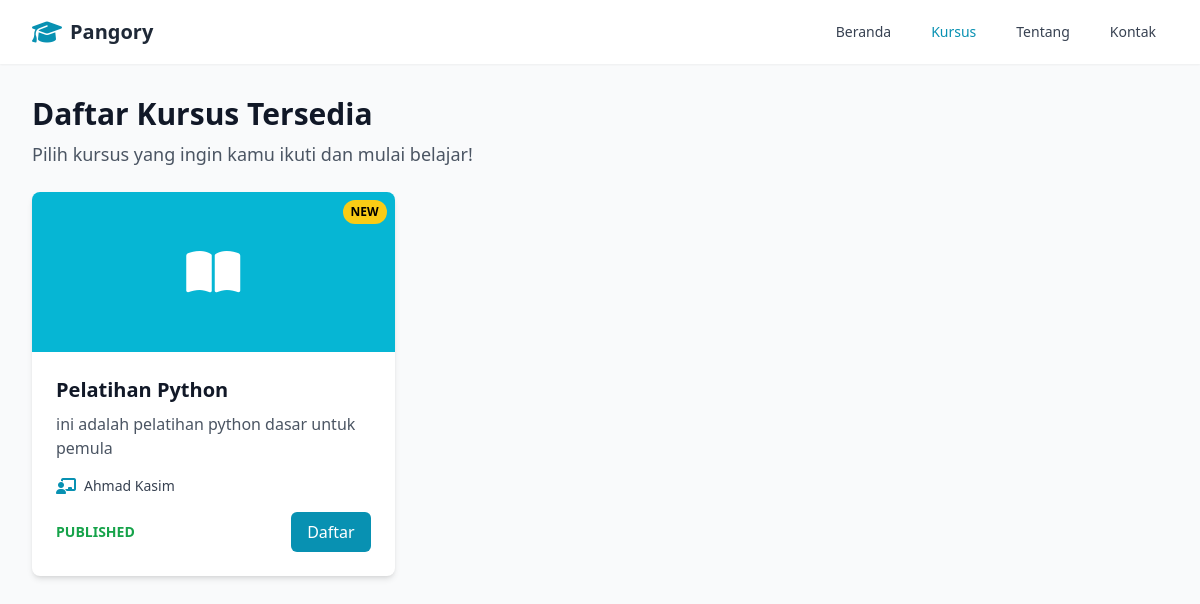
Page /courses/ on the committed database.
### courses/models.py (models this page shows, shortened)
class Course(models.Model):
    title = models.CharField(max_length=255)
    description = models.TextField()
    instructor = models.ForeignKey(
        settings.AUTH_USER_MODEL,
        on_delete=models.CASCADE,
        related_name='courses_teaching'
    )
    students = models.ManyToManyField(
        settings.AUTH_USER_MODEL,
        related_name='courses_enrolled',
        blank=True
    )
    thumbnail = models.ImageField(upload_to='course_thumbnails/', null=True, blank=True)
    status = models.CharField(
        max_length=10,
        choices=CourseStatus.choices,
        default=CourseStatus.DRAFT
    )
    price = models.DecimalField(max_digits=10, decimal_places=2, default=0.00)
    created_at = models.DateTimeField(auto_now_add=True)
    updated_at = models.DateTimeField(auto_now=True)

### accounts/models.py (models this page shows, shortened)
class User(AbstractUser):
    email = models.EmailField(_('email address'), unique=True)
    role = models.CharField(
        max_length=10,
        choices=UserRole.choices,
        default=UserRole.STUDENT,
    )
    USERNAME_FIELD = 'email'
    REQUIRED_FIELDS = ['username', 'first_name', 'last_name']

### courses/views.py (the view)
# urls.py: path('courses/', courses_views.student_course_list, name='student_course_list'),
def student_course_list(request):
    all_courses = Course.objects.filter(status='PUBLISHED')
    if request.user.is_authenticated:
        enrolled_ids = Enrollment.objects.filter(student=request.user).values_list('course_id', flat=True)
        my_courses = all_courses.filter(id__in=enrolled_ids)
        available_courses = all_courses.exclude(id__in=enrolled_ids)
        for course in available_courses:
            course.is_enrolled = False
        for course in my_courses:
            course.is_enrolled = True
    else:
        available_courses = all_courses
        my_courses = []
        for course in available_courses:
            course.is_enrolled = False
    return render(request, 'courses/student_course_list.html', {
        'available_courses': available_courses,
        'my_courses': my_courses,
    })

### templates/courses/student_course_list.html (shortened to what this page needs)
<!DOCTYPE html>
<html lang="en">
<head>
    <script src="https://cdn.tailwindcss.com"></script>
    <link rel="stylesheet" href="https://cdnjs.cloudflare.com/ajax/libs/font-awesome/6.5.0/css/all.min.css">
</head>
<body class="bg-gray-50">
    <nav class="bg-white shadow-sm">
        <div class="max-w-7xl mx-auto px-4 sm:px-6 lg:px-8">
            <div class="flex justify-between h-16">
                <div class="flex items-center">
                    <div class="flex-shrink-0 flex items-center">
                        <i class="fas fa-graduation-cap text-2xl text-cyan-600 mr-2"></i>
                        <span class="text-xl font-bold text-gray-800">Pangory</span>
                    </div>
                </div>
                <div class="hidden md:flex items-center space-x-4">
                    <a href="/" class="px-3 py-2 rounded-md text-sm font-medium text-gray-700 hover:text-cyan-600 transition">Beranda</a>
                    <a href="/courses/" class="px-3 py-2 rounded-md text-sm font-medium text-cyan-600">Kursus</a>
                    <a href="/about" class="px-3 py-2 rounded-md text-sm font-medium text-gray-700 hover:text-cyan-600 transition">Tentang</a>
                    <a href="/contact" class="px-3 py-2 rounded-md text-sm font-medium text-gray-700 hover:text-cyan-600 transition">Kontak</a>
                </div>
            </div>
        </div>
    </nav>
    <div class="max-w-7xl mx-auto px-4 sm:px-6 lg:px-8 py-8">
        <div class="mb-10">
            <h2 class="text-3xl font-bold text-gray-900 mb-2">Daftar Kursus Tersedia</h2>
            <p class="text-lg text-gray-600 mb-6">Pilih kursus yang ingin kamu ikuti dan mulai belajar!</p>
            <div class="grid grid-cols-1 md:grid-cols-2 lg:grid-cols-3 gap-6">
                {% for course in available_courses %}
                <div class="bg-white rounded-lg shadow-md overflow-hidden transition duration-300 hover:-translate-y-1 hover:shadow-lg">
                    <div class="h-40 bg-cyan-500 flex items-center justify-center relative">
                        <i class="fas fa-book-open text-white text-5xl"></i>
                        <span class="absolute top-2 right-2 bg-yellow-400 text-xs font-bold px-2 py-1 rounded-full">NEW</span>
                    </div>
                    <div class="p-6">
                        <a href="{% url 'course_detail' course.id %}" class="text-xl font-bold text-gray-900 mb-2 hover:text-cyan-700 block">
                            {{ course.title }}
                        </a>
                        <p class="text-gray-600 mb-4">{{ course.description|truncatewords:20 }}</p>
                        <div class="flex items-center mb-4">
                            <i class="fas fa-chalkboard-teacher text-cyan-600 mr-2"></i>
                            <span class="text-sm text-gray-700">{{ course.instructor.get_full_name }}</span>
                        </div>
                        <div class="flex justify-between items-center">
                            <span class="text-sm font-semibold text-green-600">{{ course.status }}</span>
                            {% if user.is_authenticated %}
                                {% if not course.is_enrolled %}
                                <form method="post" action="{% url 'enroll_course' course.id %}">
                                    {% csrf_token %}
                                    <button type="submit" class="px-4 py-2 bg-cyan-600 text-white rounded-md hover:bg-cyan-700 transition">Daftar</button>
                                </form>
                                {% else %}
                                <span class="text-green-600 font-semibold">Sudah Terdaftar</span>
                                {% endif %}
                            {% else %}
                                <a href="{% url 'login' %}?next={% url 'enroll_course' course.id %}" class="px-4 py-2 bg-cyan-600 text-white rounded-md hover:bg-cyan-700 transition">Daftar</a>
                            {% endif %}
                        </div>
                    </div>
                </div>
                {% empty %}
                <div class="col-span-3 text-center text-gray-500 py-8">
                    Tidak ada kursus baru yang tersedia.
                </div>
                {% endfor %}
            </div>
        </div>
    </div>
</body>
</html>

### rows in the picture
Course: title "Pelatihan Python", description "ini adalah pelatihan python dasar untuk pemula", instructor.get_full_name "Ahmad Kasim", status "PUBLISHED"
